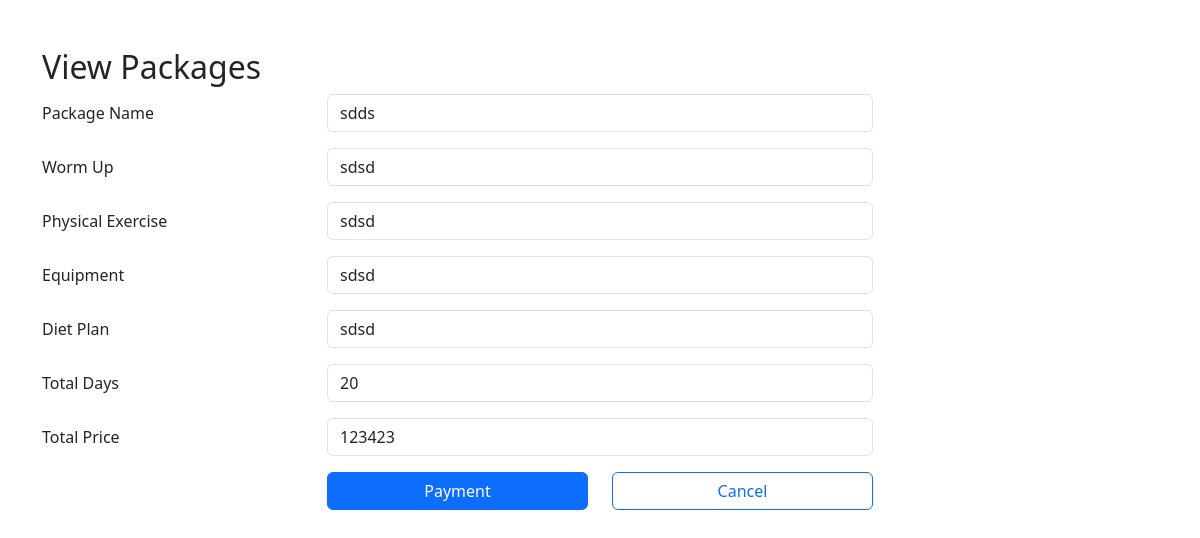
Page /Member/Packages_Added.php?id=1 (signed in) on the committed database.
### tables this page shows
CREATE TABLE `packages_table` (
  `id` int(255) NOT NULL,
  `name` varchar(100) NOT NULL,
  `wormup` varchar(255) NOT NULL,
  `physical` varchar(255) NOT NULL,
  `equipment` varchar(255) NOT NULL,
  `diet` varchar(255) NOT NULL,
  `dates` varchar(10) NOT NULL,
  `total` int(255) NOT NULL,
  `user_id` int(255) NOT NULL
);

### Member/Packages_Added.php (the view, shortened to what this page needs)
<?php
$servername = "localhost";
$username = "root";
$password = "";
$database = "body_tone_db";
$connection = new mysqli($servername, $username, $password, $database);
$name = "";
$wormup = "";
$physical = "";
$equipment = "";
$diet = "";
$dates = "";
$total = "";
if ($_SERVER['REQUEST_METHOD'] == 'GET') {
    $id = $_GET["id"];
    $sql = "SELECT * FROM packages_table WHERE id=$id";
    $result = $connection->query($sql);
    $row = $result->fetch_assoc();
    $name = $row["name"];
    $wormup = $row["wormup"];
    $physical = $row["physical"];
    $equipment = $row["equipment"];
    $diet = $row["diet"];
    $dates = $row["dates"];
    $total = $row["total"];
}
?>
<!DOCTYPE html>
<html lang="en">
<head>
    <link rel="stylesheet" href="https://cdn.jsdelivr.net/npm/bootstrap@5.3.3/dist/css/bootstrap.min.css">
</head>
<body>
    <div class="container my-5">
        <h2>View Packages</h2>
<form method="post">
<div class="row mb-3">
                <label class="col-sm-3 col-form-label">Package Name</label>
                <div class="col-sm-6">
                    <label for="" input type="text" class="form-control" name="name" value=""><?php echo $name; ?></label>
                </div>
            </div>
            <div class="row mb-3">
                <label class="col-sm-3 col-form-label">Worm Up</label>
                <div class="col-sm-6">
                    <label for="" input type="text" class="form-control" name="wormup" value="<?php echo $wormup; ?>"><?php echo $wormup; ?></label>
                </div>
            </div>
            <div class="row mb-3">
                <label class="col-sm-3 col-form-label">Physical Exercise</label>
                <div class="col-sm-6">
                    <label for="" input type="text" class="form-control" name="physical" value="<?php echo $physical; ?>"><?php echo $physical; ?></label>
                </div>
            </div>
            <div class="row mb-3">
                <label class="col-sm-3 col-form-label">Equipment</label>
                <div class="col-sm-6">
                    <label for="" input type="text" class="form-control" name="equipment" value="<?php echo $equipment; ?>"><?php echo $equipment; ?></label>
                </div>
            </div>
            <div class="row mb-3">
                <label class="col-sm-3 col-form-label">Diet Plan</label>
                <div class="col-sm-6">
                    <label for="" input type="text" class="form-control" name="diet" value="<?php echo $diet; ?>"><?php echo $diet; ?></label>
                </div>
            </div>
            <div class="row mb-3">
                <label class="col-sm-3 col-form-label">Total Days</label>
                <div class="col-sm-6">
                    <label for="" input type="text" class="form-control" name="dates" value="<?php echo $dates; ?>"><?php echo $dates; ?></label>
                </div>
            </div>
            <div class="row mb-3">
                <label class="col-sm-3 col-form-label">Total Price</label>
                <div class="col-sm-6">
                    <label for="" input type="text" class="form-control" name="total" value="<?php echo $total; ?>"><?php echo $total; ?></label>
                </div>
            </div>
            <div class="row mb-3">
                <div class="offset-sm-3 col-sm-3 d-grid">
                    <button type="submit" class="btn btn-primary">Payment</button>
                </div>
                <div class="col-sm-3 d-grid">
                    <a class="btn btn-outline-primary" href="Packages.php" role="button">Cancel</a>
                </div>
            </div>
        </form>
    </div>
</body>
</html>

### rows in the picture
packages_table: name "sdds", wormup "sdsd", physical "sdsd", equipment "sdsd", diet "sdsd", dates "20", total "123423"
